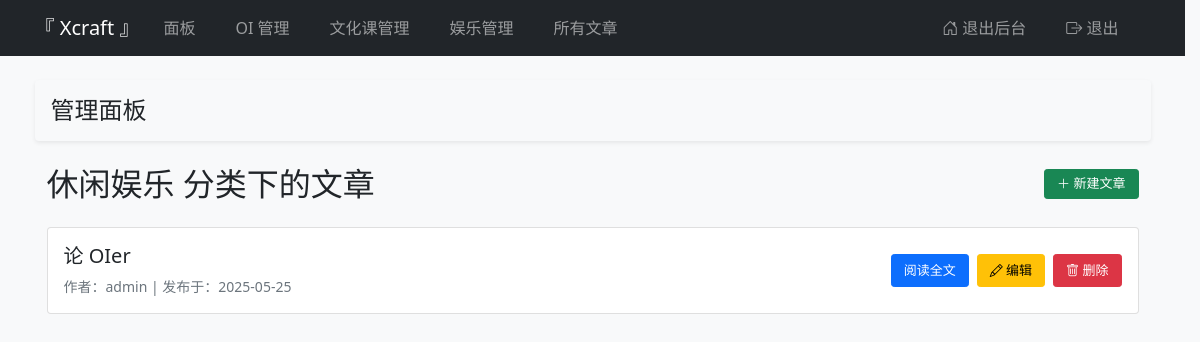
/admin/category/休闲娱乐 (signed in), run on the app's committed database.
### app.py (models this page shows)
class Post(db.Model):
    id = db.Column(db.Integer, primary_key=True)
    title = db.Column(db.String(100), nullable=False)
    content = db.Column(db.Text, nullable=False)
    category = db.Column(db.String(20))
    created_at = db.Column(db.DateTime, default=datetime.utcnow)
    user_id = db.Column(db.Integer, db.ForeignKey('user.id'), nullable=False)

class User(db.Model, UserMixin):
    id = db.Column(db.Integer, primary_key=True)
    username = db.Column(db.String(20), unique=True, nullable=False)
    password = db.Column(db.String(60), nullable=False)
    is_admin = db.Column(db.Boolean, default=False)
    posts = db.relationship('Post', backref='author', lazy=True)

### app.py (the view)
@app.route('/admin/category/<category>')
@login_required
@admin_required
def admin_category(category):
    posts = Post.query.filter_by(category=category).order_by(Post.created_at.desc()).all()
    return render_template('admin/category.html',
                         posts=posts,
                         category=category)

### app.py (called while the page is built)
@login_manager.user_loader
def load_user(user_id):
    return User.query.get(int(user_id))

def admin_required(f):
    @wraps(f)
    def decorated_function(*args, **kwargs):
        if not current_user.is_admin:
            abort(403)
        return f(*args, **kwargs)
    return decorated_function

### templates/admin/category.html (shortened to what this page needs)
{% extends "admin/base.html" %}
{% block admin_content %}
<div class="container">
    <div class="d-flex justify-content-between align-items-center mb-4">
        <h2 class="mb-0">{{ category }} 分类下的文章</h2>
        <a href="{{ url_for('new_post', default_category=category) }}" class="btn btn-success btn-sm py-1">
            <i class="bi bi-plus-lg"></i> 新建文章
        </a>
    </div>
    {% for post in posts %}
    <div class="card mb-3">
        <div class="card-body">
            <div class="d-flex justify-content-between align-items-center">
                <div class="d-flex flex-column justify-content-center me-3">
                    <h5 class="card-title mb-2">{{ post.title }}</h5>
                    <p class="text-muted small mb-0">
                        作者：{{ post.author.username }} |
                        发布于：{{ post.created_at.strftime('%Y-%m-%d') }}
                    </p>
                </div>
                <div class="d-flex gap-2 align-items-center">
                    <a href="{{ url_for('admin_show_post', post_id=post.id) }}" class="btn btn-primary btn-sm">
                        阅读全文
                    </a>
                    <a href="{{ url_for('admin_edit_post', post_id=post.id) }}" class="btn btn-warning btn-sm">
                        <i class="bi bi-pencil"></i>
                        编辑
                    </a>
                    <a href="{{ url_for('admin_delete_post', post_id=post.id) }}" class="btn btn-danger btn-sm" onclick="return confirm('确定删除？')">
                        <i class="bi bi-trash"></i>
                        删除
                    </a>
                </div>
            </div>
        </div>
    </div>
    {% else %}
    <div class="alert alert-warning">该分类下暂无文章</div>
    {% endfor %}
    {% endblock %}

### static/css/custom.css (style rules this page uses)
body { background-color: #f8f9fa; }
.btn { padding: 6px 12px; font-size: 13px; }

### templates/base.html (style rules this page uses)
html { overflow-y: scroll; scrollbar-gutter: stable; }

### data on the page
Post: category "休闲娱乐", title "论 OIer", author.username "admin", created_at "2025-05-25"
